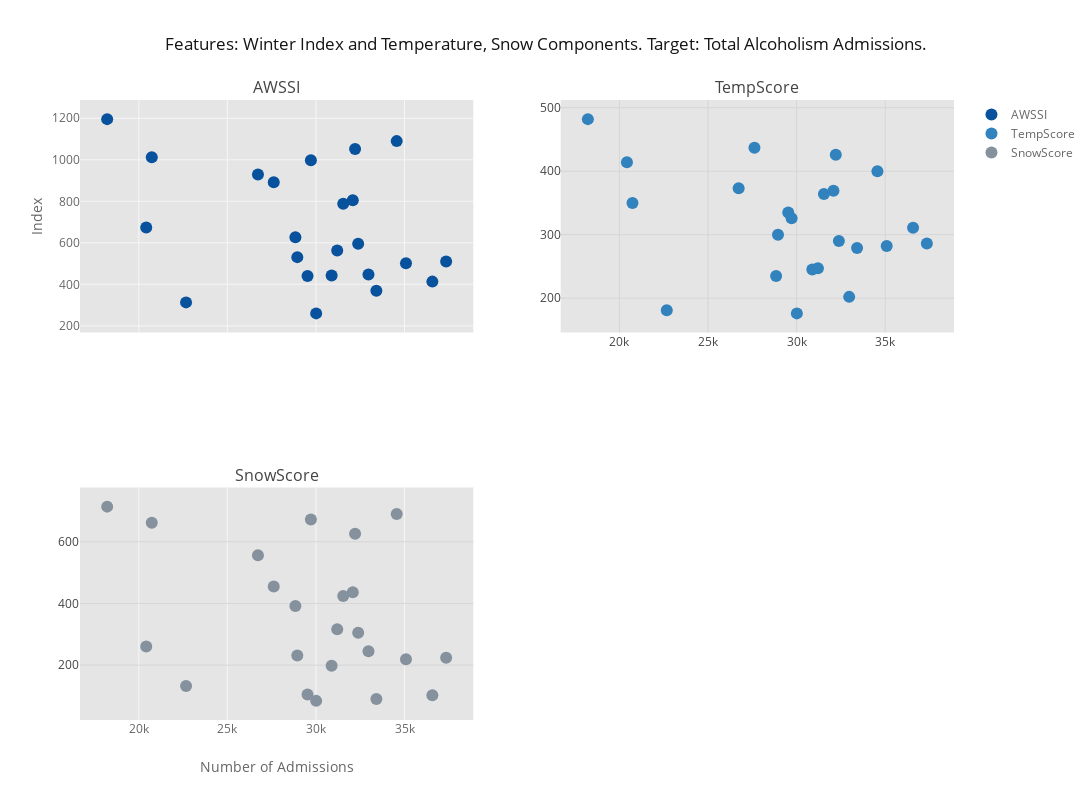

The notebook cell saved with this chart:
### Code cell
# AWSSI and components scatter plot

fig1 = dfindex.iplot(colors=['#08519c', '#3182bd', '#85929e'], kind='scatter', mode='markers', subplots=True, subplot_titles=True, shared_xaxes=True, title='Features: Winter Index and Temperature, Snow Components. Target: Total Alcoholism Admissions.',  xTitle='Number of Admissions', yTitle='Index', dimensions=(1116, 800), asFigure=True)
pyo.iplot(fig1)

### Figure 1 — Plotly figure (JSON) as saved in the notebook; plotly's stock layout.template omitted (floating-point values rounded to 4 significant figures)
{"data": [{"line": {"color": "rgba(8, 81, 156, 1.0)", "dash": "solid", "width": 1.3}, "marker": {"size": 12, "symbol": "dot"}, "mode": "markers", "name": "AWSSI", "text": "", "type": "scatter", "x": [29526, 31541, 32210, 33411, 34559, 35083, 32965, 30886, 28948, 26727, 22670, 18216, 20421, 20734, 37349, 36572, 32384, 32079, 31201, 29715, 30013, 28841, 27619], "xaxis": "x1", "y": [440, 788, 1052, 369, 1090, 501, 447, 443, 531, 929, 313, 1196, 674, 1012, 510, 413, 595, 805, 563, 998, 260, 627, 892], "yaxis": "y1"}, {"line": {"color": "rgba(49, 130, 189, 1.0)", "dash": "solid", "width": 1.3}, "marker": {"size": 12, "symbol": "dot"}, "mode": "markers", "name": "TempScore", "text": "", "type": "scatter", "x": [29526, 31541, 32210, 33411, 34559, 35083, 32965, 30886, 28948, 26727, 22670, 18216, 20421, 20734, 37349, 36572, 32384, 32079, 31201, 29715, 30013, 28841, 27619], "xaxis": "x2", "y": [335, 364, 426, 279, 400, 282, 202, 245, 300, 373, 181, 482, 414, 350, 286, 311, 290, 369, 247, 326, 176, 235, 437], "yaxis": "y2"}, {"line": {"color": "rgba(133, 146, 158, 1.0)", "dash": "solid", "width": 1.3}, "marker": {"size": 12, "symbol": "dot"}, "mode": "markers", "name": "SnowScore", "text": "", "type": "scatter", "x": [29526, 31541, 32210, 33411, 34559, 35083, 32965, 30886, 28948, 26727, 22670, 18216, 20421, 20734, 37349, 36572, 32384, 32079, 31201, 29715, 30013, 28841, 27619], "xaxis": "x1", "y": [105, 424, 626, 90, 690, 219, 245, 198, 231, 556, 132, 714, 260, 662, 224, 102, 305, 436, 316, 672, 84, 392, 455], "yaxis": "y3"}], "layout": {"annotations": [{"font": {"size": 16}, "showarrow": false, "text": "AWSSI", "x": 0.225, "xanchor": "center", "xref": "paper", "y": 1, "yanchor": "bottom", "yref": "paper"}, {"font": {"size": 16}, "showarrow": false, "text": "TempScore", "x": 0.775, "xanchor": "center", "xref": "paper", "y": 1, "yanchor": "bottom", "yref": "paper"}, {"font": {"size": 16}, "showarrow": false, "text": "SnowScore", "x": 0.225, "xanchor": "center", "xref": "paper", "y": 0.375, "yanchor": "bottom", "yref": "paper"}], "height": 800, "legend": {"bgcolor": "#FFFFFF", "font": {"color": "#666666"}}, "paper_bgcolor": "#FFFFFF", "plot_bgcolor": "#E5E5E5", "title": "Features: Winter Index and Temperature, Snow Components. Target: Total Alcoholism Admissions.", "titlefont": {"color": "#151516"}, "width": 1116, "xaxis1": {"anchor": "y3", "domain": [0, 0.45], "gridcolor": "#F6F6F6", "showgrid": true, "tickfont": {"color": "#666666"}, "title": "Number of Admissions", "titlefont": {"color": "#666666"}, "zerolinecolor": "#F6F6F6"}, "xaxis2": {"anchor": "y4", "domain": [0.55, 1]}, "yaxis1": {"anchor": "free", "domain": [0.625, 1], "gridcolor": "#F6F6F6", "position": 0, "showgrid": true, "tickfont": {"color": "#666666"}, "title": "Index", "titlefont": {"color": "#666666"}, "zerolinecolor": "#F6F6F6"}, "yaxis2": {"anchor": "free", "domain": [0.625, 1], "position": 0.55}, "yaxis3": {"anchor": "x1", "domain": [0, 0.375]}}}
